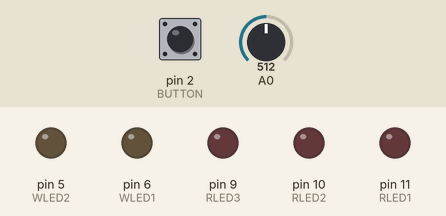
Simulated run of this sketch. Board: Arduino Uno, built with avr-gcc and run on an emulated ATmega328P. Shown: output pins drawn as LEDs (lit = HIGH). Inputs (shaded band) come from the test bench; at power-on: pin 2 (BUTTON) LOW, A0 = 512. Random numbers use the default seed unless the sketch sets one.

Above: at 1.2 s.
1.3 s: pin 2 (BUTTON) pulled HIGH for 0.15 s
At 2.5 s:
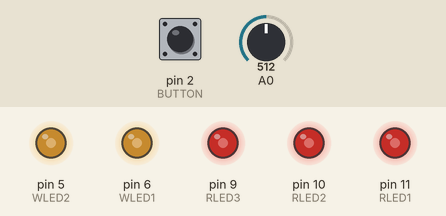
2.9 s: A0 set to 716
At 3.7 s:
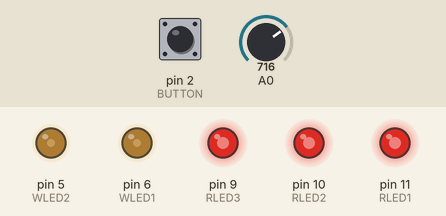
4.4 s: A0 set to 900
At 4.9 s:
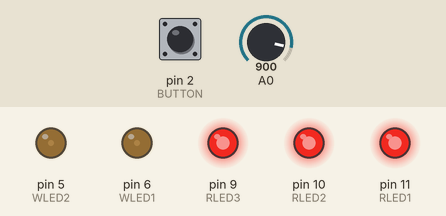
5.9 s: pin 2 (BUTTON) pulled HIGH for 1 s
At 6.2 s:
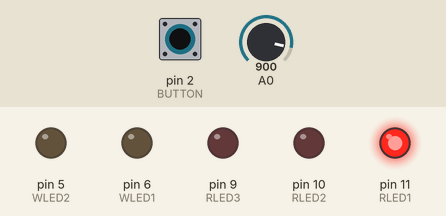
9.9 s: A0 set to 0
At 10.8 s:
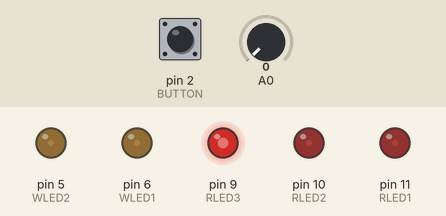
11.9 s: A0 set to 122
At 12.08 s:
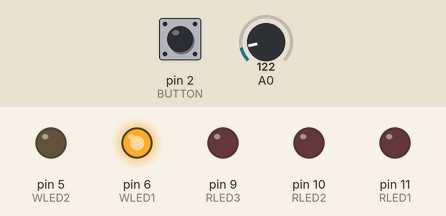
Timing chart, 0 to 15.9 s (numbered marks = the images above; inputs shaded):
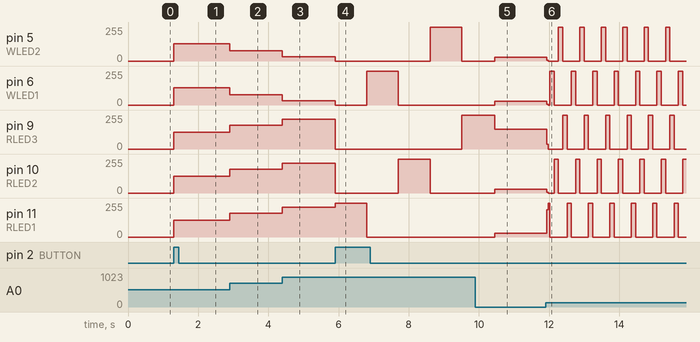

Measured:
- after the input at 1.3 s, pin 5 (WLED2), pin 6 (WLED1): 0/255 → 128/255 at once; pin 9 (RLED3), pin 10 (RLED2), pin 11 (RLED1): 0/255 → 127/255 at once
- after the input at 2.9 s, pin 5 (WLED2), pin 6 (WLED1): 128/255 → 77/255 at once; pin 9 (RLED3), pin 10 (RLED2), pin 11 (RLED1): 127/255 → 178/255 at once
- after the input at 4.4 s, pin 5 (WLED2), pin 6 (WLED1): 77/255 → 31/255 at once; pin 9 (RLED3), pin 10 (RLED2), pin 11 (RLED1): 178/255 → 224/255 at once
- after the input at 5.9 s, pin 5 (WLED2): 31/255 → 0/255 at once, → 255/255 2.7 s later, → 0/255 0.90 s later; pin 6 (WLED1): 31/255 → 0/255 at once, → 255/255 0.90 s later, → 0/255 0.90 s later
- after the input at 9.9 s, pin 5 (WLED2), pin 10 (RLED2): 0/255 → 27/255 after 0.55 s
- after the input at 11.9 s, pin 9 (RLED3): 149/255 → 34/255 at once, then repeats every 0.54 s: 0/255 0.42 s, 255/255 0.12 s; pin 11 (RLED1): 27/255 → 204/255 at once, then moves between 0/255 and 255/255, repeating every 1.2 s

The sketch:

showLight.ino
```cpp
/*
mode 1: // red or white persist @ varying brightness
pot + red fade in, white fade out
pot - red fade out, white fade in

mode 2: // light up one after another in sequence
pot + speed up cycle
pot - slow down cycle

mode 3: //red lights vs. white lights alternating constant brightness
pot + speed up cycle
pot - slow down cycle

mode 4: //random lights
pot + speed up cycle
pot - slow down cycle
*/

const int RLED1 = 11;
const int RLED2 = 10;
const int RLED3 = 9;
const int WLED1 = 6;
const int WLED2 = 5;


const int BUTTON = 2;
boolean lastButton = LOW;
boolean currentButton = LOW;
int ledMode = 0;
int potValue = 0;


void setup() {
  // put your setup code here, to run once:
pinMode(RLED1, OUTPUT);
pinMode(RLED2, OUTPUT);
pinMode(RLED3, OUTPUT);
pinMode(WLED1, OUTPUT);
pinMode(WLED2, OUTPUT);
pinMode(BUTTON, INPUT);

Serial.begin(9600);
}

boolean debounce(boolean last){
 boolean current = digitalRead(BUTTON);
  if (last != current){
   delay(5);
    current = digitalRead(BUTTON);
  }
}

void setMode(int mode){
 if(mode == 1){
   potValue = analogRead(A0);
   int newPotValueR = map(potValue,0,1023,0,255);
   int newPotValueW = 255-newPotValueR;
    analogWrite(RLED1, newPotValueR);
    analogWrite(RLED2, newPotValueR);
    analogWrite(RLED3, newPotValueR);
    analogWrite(WLED1, newPotValueW);
    analogWrite(WLED2, newPotValueW);
 }
 else if(mode == 2){
   potValue = analogRead(A0);
   digitalWrite(RLED1, HIGH);
   digitalWrite(RLED2, LOW);
   digitalWrite(RLED3, LOW);
   digitalWrite(WLED1, LOW);
   digitalWrite(WLED2, LOW);
   delay(potValue);
   digitalWrite(RLED1, LOW);
   digitalWrite(RLED2, LOW);
   digitalWrite(RLED3, LOW);
   digitalWrite(WLED1, HIGH);
   digitalWrite(WLED2, LOW);
   delay(potValue);
   digitalWrite(RLED1, LOW);
   digitalWrite(RLED2, HIGH);
   digitalWrite(RLED3, LOW);
   digitalWrite(WLED1, LOW);
   digitalWrite(WLED2, LOW);
   delay(potValue);
   digitalWrite(RLED1, LOW);
   digitalWrite(RLED2, LOW);
   digitalWrite(RLED3, LOW);
   digitalWrite(WLED1, LOW);
   digitalWrite(WLED2, HIGH);
   delay(potValue);
   digitalWrite(RLED1, LOW);
   digitalWrite(RLED2, LOW);
   digitalWrite(RLED3, HIGH);
   digitalWrite(WLED1, LOW);
   digitalWrite(WLED2, LOW);
   delay(potValue);

 }
 else if(mode == 3){
   potValue = analogRead(A0);
   digitalWrite(RLED1, HIGH);
   digitalWrite(RLED2, HIGH);
   digitalWrite(RLED3, HIGH);
   digitalWrite(WLED1, LOW);
   digitalWrite(WLED2, LOW);
   delay(potValue);
   digitalWrite(RLED1, LOW);
   digitalWrite(RLED2, LOW);
   digitalWrite(RLED3, LOW);
   digitalWrite(WLED1, HIGH);
   digitalWrite(WLED2, HIGH);
   delay(potValue);
 }
else if(mode == 4){
  potValue = analogRead(A0);

  int rand = random(5);
  if(rand == 0){
   digitalWrite(RLED1, HIGH);
   digitalWrite(RLED2, LOW);
   digitalWrite(RLED3, LOW);
   digitalWrite(WLED1, LOW);
   digitalWrite(WLED2, LOW);
   delay(potValue);
  }else if(rand == 1){
   digitalWrite(RLED1, LOW);
   digitalWrite(RLED2, HIGH);
   digitalWrite(RLED3, LOW);
   digitalWrite(WLED1, LOW);
   digitalWrite(WLED2, LOW);
   delay(potValue);
  }else if(rand == 2){
   digitalWrite(RLED1, LOW);
   digitalWrite(RLED2, LOW);
   digitalWrite(RLED3, HIGH);
   digitalWrite(WLED1, LOW);
   digitalWrite(WLED2, LOW);
   delay(potValue);
  }else if(rand == 3){
   digitalWrite(RLED1, LOW);
   digitalWrite(RLED2, LOW);
   digitalWrite(RLED3, LOW);
   digitalWrite(WLED1, HIGH);
   digitalWrite(WLED2, LOW);
   delay(potValue);
  }else{
   digitalWrite(RLED1, LOW);
   digitalWrite(RLED2, LOW);
   digitalWrite(RLED3, LOW);
   digitalWrite(WLED1, LOW);
   digitalWrite(WLED2, HIGH);
   delay(potValue);
  }
 }
else{
   digitalWrite(RLED1, LOW);
   digitalWrite(RLED2, LOW);
   digitalWrite(RLED3, LOW);
   digitalWrite(WLED1, LOW);
   digitalWrite(WLED2, LOW);
 }
}

void loop() {
  // put your main code here, to run repeatedly:
currentButton = debounce(lastButton);
if(lastButton == LOW && currentButton == HIGH){
  ledMode++;
}
lastButton = currentButton;
if(ledMode == 5) ledMode = 0;
setMode(ledMode);

}
```
